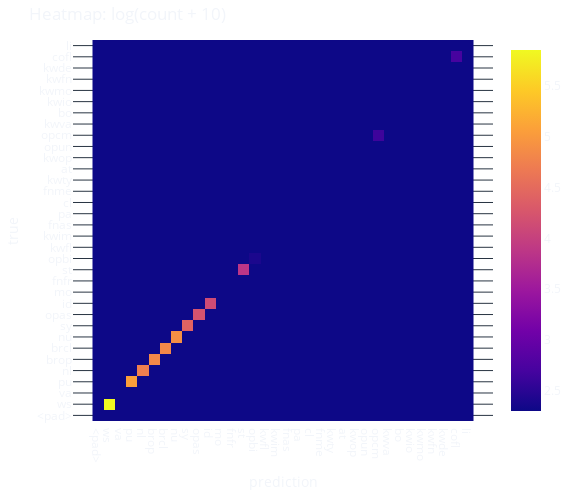

Notebook source saved alongside this figure:
### Code cell
from src import text_process

pred_tags_det = (
    val_df["tokens"]
    .map_elements(lambda tks: text_process.process("".join(tks))[1], pl.List(pl.String))
    .explode()
    .to_list()
)

# put all unknown into some class
# pred_tags_det = [t if t != "uk" else "va" for t in pred_tags_det]

print(len(true_tags), len(pred_tags_det))
print(true_tags)
print(pred_tags_det)


eval(true_tags, pred_tags_det)

### Figure 1 — Plotly figure (JSON) as saved in the notebook; plotly's stock layout.template omitted (floating-point values rounded to 4 significant figures; data arrays with more than 128 entries replaced by an {"elided": "..."} marker saying what was removed)
{"data": [{"text": {"elided": "34x34 int values"}, "type": "heatmap", "x": ["<pad>", "ws", "va", "pu", "nl", "brop", "brcl", "nu", "sy", "opas", "id", "mo", "fnfr", "st", "opbi", "kwfl", "kwim", "fnas", "pa", "cl", "fnme", "kwty", "at", "kwop", "opun", "opcm", "kwva", "bo", "kwio", "kwmo", "kwfn", "kwde", "cofl", "li"], "y": ["<pad>", "ws", "va", "pu", "nl", "brop", "brcl", "nu", "sy", "opas", "id", "mo", "fnfr", "st", "opbi", "kwfl", "kwim", "fnas", "pa", "cl", "fnme", "kwty", "at", "kwop", "opun", "opcm", "kwva", "bo", "kwio", "kwmo", "kwfn", "kwde", "cofl", "li"], "z": {"elided": "34x34 float values"}}], "layout": {"height": 500, "title": {"text": "Heatmap: log(count + 10)"}, "width": 580, "xaxis": {"dtick": 1, "title": {"text": "prediction"}, "type": "category"}, "yaxis": {"dtick": 1, "scaleanchor": "x", "title": {"text": "true"}, "type": "category"}}}
